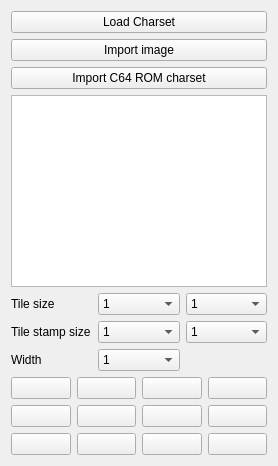
         <widget class="QWidget" name="tabCharset">
          <property name="minimumSize">
           <size>
            <width>0</width>
            <height>0</height>
           </size>
          </property>
          <property name="maximumSize">
           <size>
            <width>16777215</width>
            <height>16777215</height>
           </size>
          </property>
          <attribute name="icon">
           <iconset resource="../../resources.qrc">
            <normaloff>:/resources/images/charset-trans.png</normaloff>:/resources/images/charset-trans.png</iconset>
          </attribute>
          <attribute name="title">
           <string/>
          </attribute>
          <layout class="QGridLayout" name="gridLayout_9">
           <item row="1" column="0">
            <layout class="QGridLayout" name="gridLayout">
             <item row="3" column="1">
              <widget class="QPushButton" name="btnShiftRight">
               <property name="text">
                <string/>
               </property>
               <property name="icon">
                <iconset resource="../../resources.qrc">
                 <normaloff>:/resources/images/charset_icons/btn-9-ShiftRightt.png</normaloff>:/resources/images/charset_icons/btn-9-ShiftRightt.png</iconset>
               </property>
               <property name="iconSize">
                <size>
                 <width>32</width>
                 <height>32</height>
                </size>
               </property>
              </widget>
             </item>
             <item row="0" column="3">
              <widget class="QPushButton" name="btnInv">
               <property name="toolTip">
                <string>Invert</string>
               </property>
               <property name="text">
                <string/>
               </property>
               <property name="icon">
                <iconset resource="../../resources.qrc">
                 <normaloff>:/resources/images/brush_invert.png</normaloff>:/resources/images/brush_invert.png</iconset>
               </property>
               <property name="iconSize">
                <size>
                 <width>32</width>
                 <height>32</height>
                </size>
               </property>
               <property name="shortcut">
                <string>Ctrl+S, Ctrl+B</string>
               </property>
              </widget>
             </item>
             <item row="0" column="2">
              <widget class="QPushButton" name="btnClear">
               <property name="toolTip">
                <string>Clear the current screen</string>
               </property>
               <property name="text">
                <string/>
               </property>
               <property name="icon">
                <iconset resource="../../resources.qrc">
                 <normaloff>:/resources/images/charset_icons/btn-c-cleart.png</normaloff>:/resources/images/charset_icons/btn-c-cleart.png</iconset>
               </property>
               <property name="iconSize">
                <size>
                 <width>32</width>
                 <height>32</height>
                </size>
               </property>
              </widget>
             </item>
             <item row="1" column="3">
              <widget class="QPushButton" name="btnFlipHorisontal">
               <property name="toolTip">
                <string>Mirror around X-axis</string>
               </property>
               <property name="text">
                <string/>
               </property>
               <property name="icon">
                <iconset resource="../../resources.qrc">
                 <normaloff>:/resources/images/charset_icons/btn-b-mirror-vert.png</normaloff>:/resources/images/charset_icons/btn-b-mirror-vert.png</iconset>
               </property>
               <property name="iconSize">
                <size>
                 <width>32</width>
                 <height>32</height>
                </size>
               </property>
              </widget>
             </item>
             <item row="0" column="0">
              <widget class="QPushButton" name="btnCharsetFull">
               <property name="toolTip">
                <string>Toggle fullscreen / character mode (space bar)</string>
               </property>
               <property name="text">
                <string/>
               </property>
               <property name="icon">
                <iconset resource="../../resources.qrc">
                 <normaloff>:/resources/images/charset_icons/btn-1-FullView.png</normaloff>:/resources/images/charset_icons/btn-1-FullView.png</iconset>
               </property>
               <property name="iconSize">
                <size>
                 <width>32</width>
                 <height>32</height>
                </size>
               </property>
              </widget>
             </item>
             <item row="3" column="0">
              <widget class="QPushButton" name="btnShiftLeft">
               <property name="text">
                <string/>
               </property>
               <property name="icon">
                <iconset resource="../../resources.qrc">
                 <normaloff>:/resources/images/charset_icons/btn-9-ShiftLeft.png</normaloff>:/resources/images/charset_icons/btn-9-ShiftLeft.png</iconset>
               </property>
               <property name="iconSize">
                <size>
                 <width>32</width>
                 <height>32</height>
                </size>
               </property>
              </widget>
             </item>
             <item row="1" column="0">
              <widget class="QPushButton" name="btnCharsetCopy">
               <property name="toolTip">
                <string>Copy screen (Ctrl-C)</string>
               </property>
               <property name="text">
                <string/>
               </property>
               <property name="icon">
                <iconset resource="../../resources.qrc">
                 <normaloff>:/resources/images/charset_icons/btn-5-Copy.png</normaloff>:/resources/images/charset_icons/btn-5-Copy.png</iconset>
               </property>
               <property name="iconSize">
                <size>
                 <width>32</width>
                 <height>32</height>
                </size>
               </property>
              </widget>
             </item>
             <item row="1" column="1">
              <widget class="QPushButton" name="btnCharsetPaste">
               <property name="toolTip">
                <string>Paste screen ((Ctrl-V)</string>
               </property>
               <property name="text">
                <string/>
               </property>
               <property name="icon">
                <iconset resource="../../resources.qrc">
                 <normaloff>:/resources/images/charset_icons/btn-6-Paste.png</normaloff>:/resources/images/charset_icons/btn-6-Paste.png</iconset>
               </property>
               <property name="iconSize">
                <size>
                 <width>32</width>
                 <height>32</height>
                </size>
               </property>
              </widget>
             </item>
             <item row="1" column="2">
              <widget class="QPushButton" name="btnFlipVert">
               <property name="toolTip">
                <string>Mirror around Y-axis</string>
               </property>
               <property name="text">
                <string/>
               </property>
               <property name="icon">
                <iconset resource="../../resources.qrc">
                 <normaloff>:/resources/images/charset_icons/btn-a-mirror-horiz.png</normaloff>:/resources/images/charset_icons/btn-a-mirror-horiz.png</iconset>
               </property>
               <property name="iconSize">
                <size>
                 <width>32</width>
                 <height>32</height>
                </size>
               </property>
              </widget>
             </item>
             <item row="0" column="1">
              <widget class="QPushButton" name="btnRepeating">
               <property name="toolTip">
                <string>Toggle repeating tiles</string>
               </property>
               <property name="text">
                <string/>
               </property>
               <property name="icon">
                <iconset resource="../../resources.qrc">
                 <normaloff>:/resources/images/charset_icons/btn-3-RepeatTile.png</normaloff>:/resources/images/charset_icons/btn-3-RepeatTile.png</iconset>
               </property>
               <property name="iconSize">
                <size>
                 <width>32</width>
                 <height>32</height>
                </size>
               </property>
              </widget>
             </item>
             <item row="3" column="2">
              <widget class="QPushButton" name="btnShiftUp">
               <property name="text">
                <string/>
               </property>
               <property name="icon">
                <iconset resource="../../resources.qrc">
                 <normaloff>:/resources/images/charset_icons/btn-7-ShiftUp.png</normaloff>:/resources/images/charset_icons/btn-7-ShiftUp.png</iconset>
               </property>
               <property name="iconSize">
                <size>
                 <width>32</width>
                 <height>32</height>
                </size>
               </property>
              </widget>
             </item>
             <item row="3" column="3">
              <widget class="QPushButton" name="btnShiftDown">
               <property name="text">
                <string/>
               </property>
               <property name="icon">
                <iconset resource="../../resources.qrc">
                 <normaloff>:/resources/images/charset_icons/btn-8-ShiftDown.png</normaloff>:/resources/images/charset_icons/btn-8-ShiftDown.png</iconset>
               </property>
               <property name="iconSize">
                <size>
                 <width>32</width>
                 <height>32</height>
                </size>
               </property>
              </widget>
             </item>
            </layout>
           </item>
           <item row="0" column="0">
            <layout class="QGridLayout" name="gridLayout_8">
             <item row="3" column="0">
              <widget class="CustomQTableWidget" name="lstCharMap"/>
             </item>
             <item row="2" column="0">
              <widget class="QPushButton" name="btnImportRom">
               <property name="text">
                <string>Import C64 ROM charset</string>
               </property>
              </widget>
             </item>
             <item row="8" column="0">
              <layout class="QGridLayout" name="gridLayout_11" rowstretch="0,0,0,0,0" columnstretch="1,1,1">
               <item row="2" column="2">
                <widget class="QComboBox" name="cmbCharY">
                 <property name="toolTip">
                  <string>Meta character height</string>
                 </property>
                 <item>
                  <property name="text">
                   <string>1</string>
                  </property>
                 </item>
                 <item>
                  <property name="text">
                   <string>2</string>
                  </property>
                 </item>
                 <item>
                  <property name="text">
                   <string>3</string>
                  </property>
                 </item>
                 <item>
                  <property name="text">
                   <string>4</string>
                  </property>
                 </item>
                 <item>
                  <property name="text">
                   <string>5</string>
                  </property>
                 </item>
                 <item>
                  <property name="text">
                   <string>6</string>
                  </property>
                 </item>
                 <item>
                  <property name="text">
                   <string>7</string>
                  </property>
                 </item>
                 <item>
                  <property name="text">
                   <string>8</string>
                  </property>
                 </item>
                </widget>
               </item>
               <item row="4" column="1">
                <widget class="QComboBox" name="cmbCharWidth">
                 <item>
                  <property name="text">
                   <string>1</string>
                  </property>
                 </item>
                 <item>
                  <property name="text">
                   <string>2</string>
                  </property>
                 </item>
                 <item>
                  <property name="text">
                   <string>4</string>
                  </property>
                 </item>
                 <item>
                  <property name="text">
                   <string>8</string>
                  </property>
                 </item>
                 <item>
                  <property name="text">
                   <string>12</string>
                  </property>
                 </item>
                 <item>
                  <property name="text">
                   <string>16</string>
                  </property>
                 </item>
                 <item>
                  <property name="text">
                   <string>20</string>
                  </property>
                 </item>
                 <item>
                  <property name="text">
                   <string>24</string>
                  </property>
                 </item>
                 <item>
                  <property name="text">
                   <string>28</string>
                  </property>
                 </item>
                 <item>
                  <property name="text">
                   <string>32</string>
                  </property>
                 </item>
                 <item>
                  <property name="text">
                   <string>36</string>
                  </property>
                 </item>
                 <item>
                  <property name="text">
                   <string>40</string>
                  </property>
                 </item>
                 <item>
                  <property name="text">
                   <string>50</string>
                  </property>
                 </item>
                 <item>
                  <property name="text">
                   <string>60</string>
                  </property>
                 </item>
                 <item>
                  <property name="text">
                   <string>64</string>
                  </property>
                 </item>
                </widget>
               </item>
               <item row="2" column="0">
                <widget class="QLabel" name="lblTileSize">
                 <property name="text">
                  <string>Tile size</string>
                 </property>
                </widget>
               </item>
               <item row="4" column="0">
                <widget class="QLabel" name="label_6">
                 <property name="text">
                  <string>Width</string>
                 </property>
                </widget>
               </item>
               <item row="2" column="1">
                <widget class="QComboBox" name="cmbCharX">
                 <property name="toolTip">
                  <string>Meta character width</string>
                 </property>
                 <item>
                  <property name="text">
                   <string>1</string>
                  </property>
                 </item>
                 <item>
                  <property name="text">
                   <string>2</string>
                  </property>
                 </item>
                 <item>
                  <property name="text">
                   <string>3</string>
                  </property>
                 </item>
                 <item>
                  <property name="text">
                   <string>4</string>
                  </property>
                 </item>
                 <item>
                  <property name="text">
                   <string>5</string>
                  </property>
                 </item>
                 <item>
                  <property name="text">
                   <string>6</string>
                  </property>
                 </item>
                 <item>
                  <property name="text">
                   <string>7</string>
                  </property>
                 </item>
                 <item>
                  <property name="text">
                   <string>8</string>
                  </property>
                 </item>
                 <item>
                  <property name="text">
                   <string>10</string>
                  </property>
                 </item>
                 <item>
                  <property name="text">
                   <string>12</string>
                  </property>
                 </item>
                 <item>
                  <property name="text">
                   <string>14</string>
                  </property>
                 </item>
                 <item>
                  <property name="text">
                   <string>16</string>
                  </property>
                 </item>
                </widget>
               </item>
               <item row="3" column="0">
                <widget class="QLabel" name="lblTileStamp">
                 <property name="text">
                  <string>Tile stamp size</string>
                 </property>
                </widget>
               </item>
               <item row="3" column="1">
                <widget class="QComboBox" name="cmbTileStampX">
                 <property name="toolTip">
                  <string>Meta character width</string>
                 </property>
                 <item>
                  <property name="text">
                   <string>1</string>
                  </property>
                 </item>
                 <item>
                  <property name="text">
                   <string>2</string>
                  </property>
                 </item>
                 <item>
                  <property name="text">
                   <string>3</string>
                  </property>
                 </item>
                 <item>
                  <property name="text">
                   <string>4</string>
                  </property>
                 </item>
                 <item>
                  <property name="text">
                   <string>5</string>
                  </property>
                 </item>
                 <item>
                  <property name="text">
                   <string>6</string>
                  </property>
                 </item>
                 <item>
                  <property name="text">
                   <string>7</string>
                  </property>
                 </item>
                 <item>
                  <property name="text">
                   <string>8</string>
                  </property>
                 </item>
                 <item>
                  <property name="text">
                   <string>10</string>
                  </property>
                 </item>
                 <item>
                  <property name="text">
                   <string>12</string>
                  </property>
                 </item>
                 <item>
                  <property name="text">
                   <string>14</string>
                  </property>
                 </item>
                 <item>
                  <property name="text">
                   <string>16</string>
                  </property>
                 </item>
                </widget>
               </item>
               <item row="3" column="2">
                <widget class="QComboBox" name="cmbTileStampY">
                 <property name="toolTip">
                  <string>Meta character height</string>
                 </property>
                 <item>
                  <property name="text">
                   <string>1</string>
                  </property>
                 </item>
                 <item>
                  <property name="text">
                   <string>2</string>
                  </property>
                 </item>
                 <item>
                  <property name="text">
                   <string>3</string>
                  </property>
                 </item>
                 <item>
                  <property name="text">
                   <string>4</string>
                  </property>
                 </item>
                 <item>
                  <property name="text">
                   <string>5</string>
                  </property>
                 </item>
                 <item>
                  <property name="text">
                   <string>6</string>
                  </property>
                 </item>
                 <item>
                  <property name="text">
                   <string>7</string>
                  </property>
                 </item>
                 <item>
                  <property name="text">
                   <string>8</string>
                  </property>
                 </item>
                </widget>
               </item>
              </layout>
             </item>
             <item row="0" column="0">
              <widget class="QPushButton" name="btnLoadCharmap">
               <property name="toolTip">
                <string>Load a charmap to use in a level editor</string>
               </property>
               <property name="text">
                <string>Load Charset</string>
               </property>
              </widget>
             </item>
             <item row="1" column="0">
              <widget class="QPushButton" name="btnImportMain">
               <property name="text">
                <string>Import image</string>
               </property>
              </widget>
             </item>
            </layout>
           </item>
          </layout>
         </widget>
